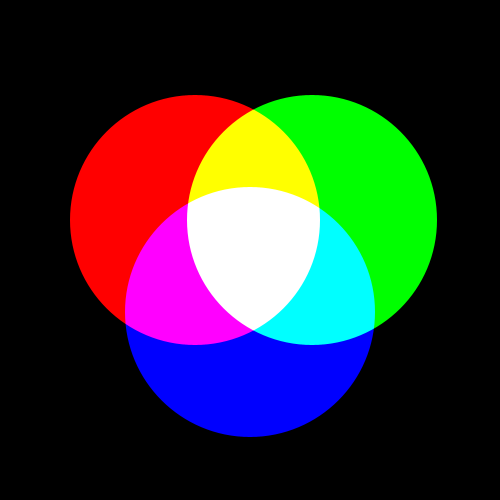
Frame 1 (no input)
Frame 60 (the mouse pressed at the canvas centre just before this capture): identical to frame 1, image omitted
Frame 120 (the mouse held since frame 60 and released just before this capture): identical to frame 1, image omitted

The Processing sketch that drew this single still picture (run headless with seeded random() and noise(); from frame 60 on, the mouse is pressed at the canvas centre):

// Processing sketch: rgbvcmy
// ── rgbvcmy.pde

void setup() {
  size(500,500);
  pixelDensity(2);
  blendMode(LIGHTEST);
  noStroke();
}

void draw() {
  background(0);
  fill(255,0,0);
  ellipse(195, 220, 250, 250);
  fill(0,255,0);
  ellipse(312, 220, 250, 250);
  fill(0,0,255);
  ellipse(250,312, 250,250);  
}
